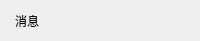
<?xml version="1.0" encoding="UTF-8"?>
<ui version="4.0">
 <class>QWidgetMsgItem</class>
 <widget class="QWidget" name="QWidgetMsgItem">
  <property name="geometry">
   <rect>
    <x>0</x>
    <y>0</y>
    <width>200</width>
    <height>41</height>
   </rect>
  </property>
  <property name="windowTitle">
   <string>IMItemView</string>
  </property>
  <layout class="QHBoxLayout" name="horizontalLayout">
   <property name="spacing">
    <number>0</number>
   </property>
   <property name="leftMargin">
    <number>15</number>
   </property>
   <property name="topMargin">
    <number>5</number>
   </property>
   <property name="rightMargin">
    <number>15</number>
   </property>
   <property name="bottomMargin">
    <number>5</number>
   </property>
   <item>
    <widget class="QLabel" name="label_msg">
     <property name="styleSheet">
      <string notr="true">font: 10pt &quot;Microsoft YaHei&quot;;</string>
     </property>
     <property name="text">
      <string>消息</string>
     </property>
     <property name="wordWrap">
      <bool>true</bool>
     </property>
     <property name="margin">
      <number>0</number>
     </property>
     <property name="openExternalLinks">
      <bool>false</bool>
     </property>
    </widget>
   </item>
  </layout>
 </widget>
 <layoutdefault spacing="6" margin="11"/>
 <resources/>
 <connections/>
</ui>
